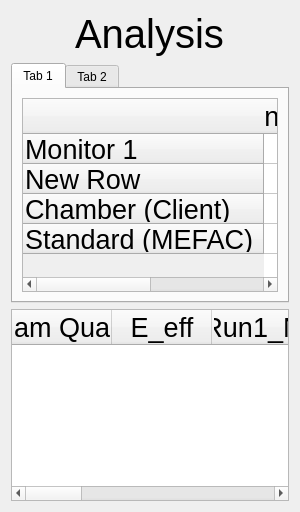
            <widget class="QWidget" name="analyse_page">
             <layout class="QVBoxLayout" name="verticalLayout_7">
              <item alignment="Qt::AlignHCenter">
               <widget class="QLabel" name="label_48">
                <property name="maximumSize">
                 <size>
                  <width>16777215</width>
                  <height>50</height>
                 </size>
                </property>
                <property name="font">
                 <font>
                  <pointsize>30</pointsize>
                 </font>
                </property>
                <property name="text">
                 <string>Analysis</string>
                </property>
               </widget>
              </item>
              <item>
               <layout class="QHBoxLayout" name="horizontalLayout_39">
                <item>
                 <widget class="QTabWidget" name="tabWidget">
                  <property name="currentIndex">
                   <number>0</number>
                  </property>
                  <widget class="QWidget" name="Run1">
                   <attribute name="title">
                    <string>Tab 1</string>
                   </attribute>
                   <layout class="QVBoxLayout" name="verticalLayout_8">
                    <item>
                     <widget class="QTableWidget" name="analysisTable">
                      <row>
                       <property name="text">
                        <string>Monitor 1</string>
                       </property>
                       <property name="font">
                        <font>
                         <pointsize>20</pointsize>
                        </font>
                       </property>
                      </row>
                      <row>
                       <property name="text">
                        <string>New Row</string>
                       </property>
                       <property name="font">
                        <font>
                         <pointsize>20</pointsize>
                        </font>
                       </property>
                      </row>
                      <row>
                       <property name="text">
                        <string>Chamber (Client)</string>
                       </property>
                       <property name="font">
                        <font>
                         <pointsize>20</pointsize>
                        </font>
                       </property>
                      </row>
                      <row>
                       <property name="text">
                        <string>Standard (MEFAC)</string>
                       </property>
                       <property name="font">
                        <font>
                         <pointsize>20</pointsize>
                        </font>
                       </property>
                      </row>
                      <column>
                       <property name="text">
                        <string>Current pA (Before)</string>
                       </property>
                       <property name="font">
                        <font>
                         <pointsize>20</pointsize>
                        </font>
                       </property>
                      </column>
                      <column>
                       <property name="text">
                        <string>Current pA (After)</string>
                       </property>
                       <property name="font">
                        <font>
                         <pointsize>20</pointsize>
                        </font>
                       </property>
                      </column>
                     </widget>
                    </item>
                   </layout>
                  </widget>
                  <widget class="QWidget" name="tab_4">
                   <attribute name="title">
                    <string>Tab 2</string>
                   </attribute>
                  </widget>
                 </widget>
                </item>
               </layout>
              </item>
              <item>
               <widget class="QTableWidget" name="summaryTable">
                <column>
                 <property name="text">
                  <string>Beam Quality</string>
                 </property>
                 <property name="font">
                  <font>
                   <pointsize>20</pointsize>
                  </font>
                 </property>
                </column>
                <column>
                 <property name="text">
                  <string>E_eff</string>
                 </property>
                 <property name="font">
                  <font>
                   <pointsize>20</pointsize>
                  </font>
                 </property>
                </column>
                <column>
                 <property name="text">
                  <string>Run1_NK</string>
                 </property>
                 <property name="font">
                  <font>
                   <pointsize>20</pointsize>
                  </font>
                 </property>
                </column>
                <column>
                 <property name="text">
                  <string>Run2_NK</string>
                 </property>
                 <property name="font">
                  <font>
                   <pointsize>20</pointsize>
                  </font>
                 </property>
                </column>
                <column>
                 <property name="text">
                  <string>Run3_NK</string>
                 </property>
                 <property name="font">
                  <font>
                   <pointsize>20</pointsize>
                  </font>
                 </property>
                </column>
                <column>
                 <property name="text">
                  <string>Average</string>
                 </property>
                 <property name="font">
                  <font>
                   <pointsize>20</pointsize>
                  </font>
                 </property>
                </column>
                <column>
                 <property name="text">
                  <string>Run1/Average</string>
                 </property>
                 <property name="font">
                  <font>
                   <pointsize>20</pointsize>
                  </font>
                 </property>
                </column>
                <column>
                 <property name="text">
                  <string>Run2/Average</string>
                 </property>
                 <property name="font">
                  <font>
                   <pointsize>20</pointsize>
                  </font>
                 </property>
                </column>
                <column>
                 <property name="text">
                  <string>Run3/Average</string>
                 </property>
                 <property name="font">
                  <font>
                   <pointsize>20</pointsize>
                  </font>
                 </property>
                </column>
               </widget>
              </item>
             </layout>
            </widget>
